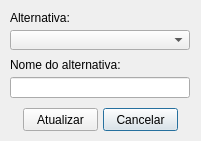
<?xml version="1.0" encoding="UTF-8"?>
<ui version="4.0">
 <class>alternativeEdit</class>
 <widget class="QDialog" name="alternativeEdit">
  <property name="windowModality">
   <enum>Qt::NonModal</enum>
  </property>
  <property name="geometry">
   <rect>
    <x>0</x>
    <y>0</y>
    <width>201</width>
    <height>141</height>
   </rect>
  </property>
  <property name="minimumSize">
   <size>
    <width>201</width>
    <height>141</height>
   </size>
  </property>
  <property name="maximumSize">
   <size>
    <width>201</width>
    <height>141</height>
   </size>
  </property>
  <property name="windowTitle">
   <string>Dialog</string>
  </property>
  <widget class="QPushButton" name="btnCancel">
   <property name="geometry">
    <rect>
     <x>103</x>
     <y>108</y>
     <width>75</width>
     <height>23</height>
    </rect>
   </property>
   <property name="text">
    <string>Cancelar</string>
   </property>
   <property name="icon">
    <iconset resource="imagens.qrc">
     <normaloff>:/imagens/cancel.png</normaloff>:/imagens/cancel.png</iconset>
   </property>
  </widget>
  <widget class="QLineEdit" name="edtNameAlternative">
   <property name="geometry">
    <rect>
     <x>10</x>
     <y>77</y>
     <width>180</width>
     <height>21</height>
    </rect>
   </property>
  </widget>
  <widget class="QLabel" name="lblNameAlternative">
   <property name="geometry">
    <rect>
     <x>10</x>
     <y>57</y>
     <width>131</width>
     <height>16</height>
    </rect>
   </property>
   <property name="text">
    <string>Nome do alternativa:</string>
   </property>
  </widget>
  <widget class="QPushButton" name="btnUpdate">
   <property name="geometry">
    <rect>
     <x>23</x>
     <y>108</y>
     <width>75</width>
     <height>23</height>
    </rect>
   </property>
   <property name="text">
    <string>Atualizar</string>
   </property>
   <property name="icon">
    <iconset resource="imagens.qrc">
     <normaloff>:/imagens/refresh.png</normaloff>:/imagens/refresh.png</iconset>
   </property>
  </widget>
  <widget class="QComboBox" name="cbxAlternative">
   <property name="geometry">
    <rect>
     <x>10</x>
     <y>30</y>
     <width>180</width>
     <height>20</height>
    </rect>
   </property>
   <property name="insertPolicy">
    <enum>QComboBox::InsertAtTop</enum>
   </property>
   <property name="sizeAdjustPolicy">
    <enum>QComboBox::AdjustToContentsOnFirstShow</enum>
   </property>
   <property name="modelColumn">
    <number>0</number>
   </property>
  </widget>
  <widget class="QLabel" name="lblAlternative">
   <property name="geometry">
    <rect>
     <x>10</x>
     <y>10</y>
     <width>81</width>
     <height>16</height>
    </rect>
   </property>
   <property name="text">
    <string>Alternativa:</string>
   </property>
  </widget>
 </widget>
 <tabstops>
  <tabstop>cbxAlternative</tabstop>
  <tabstop>edtNameAlternative</tabstop>
  <tabstop>btnUpdate</tabstop>
  <tabstop>btnCancel</tabstop>
 </tabstops>
 <resources>
  <include location="imagens.qrc"/>
 </resources>
 <connections>
  <connection>
   <sender>btnCancel</sender>
   <signal>clicked(bool)</signal>
   <receiver>alternativeEdit</receiver>
   <slot>close()</slot>
   <hints>
    <hint type="sourcelabel">
     <x>140</x>
     <y>118</y>
    </hint>
    <hint type="destinationlabel">
     <x>191</x>
     <y>109</y>
    </hint>
   </hints>
  </connection>
 </connections>
</ui>
